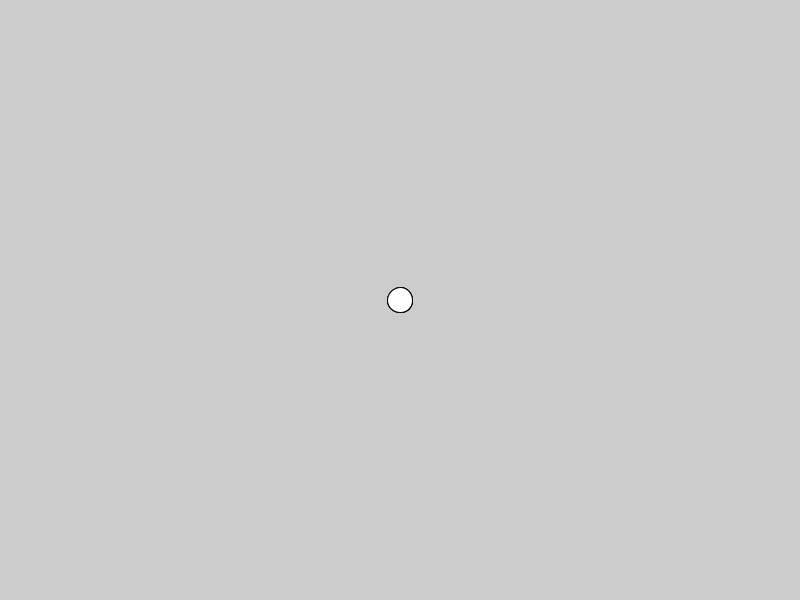
Frame 1 (no input)
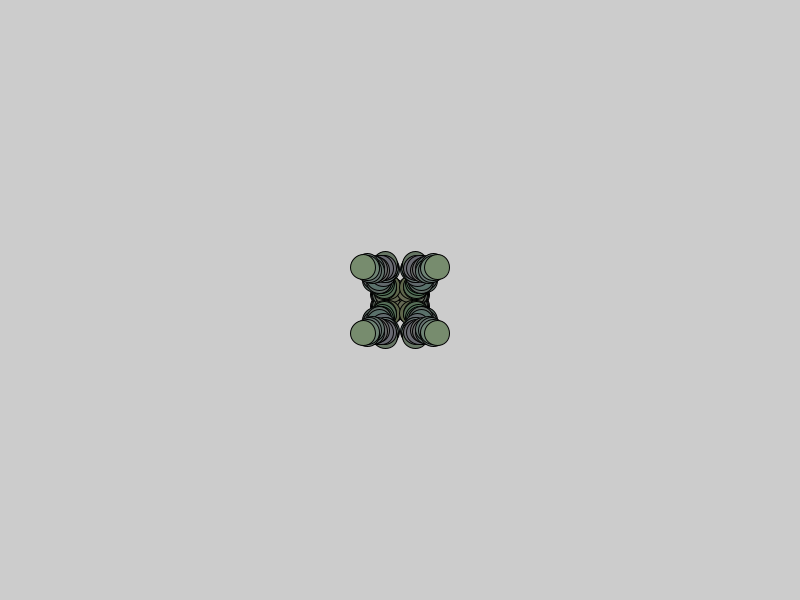
Frame 60 (the mouse pressed at the canvas centre just before this capture)
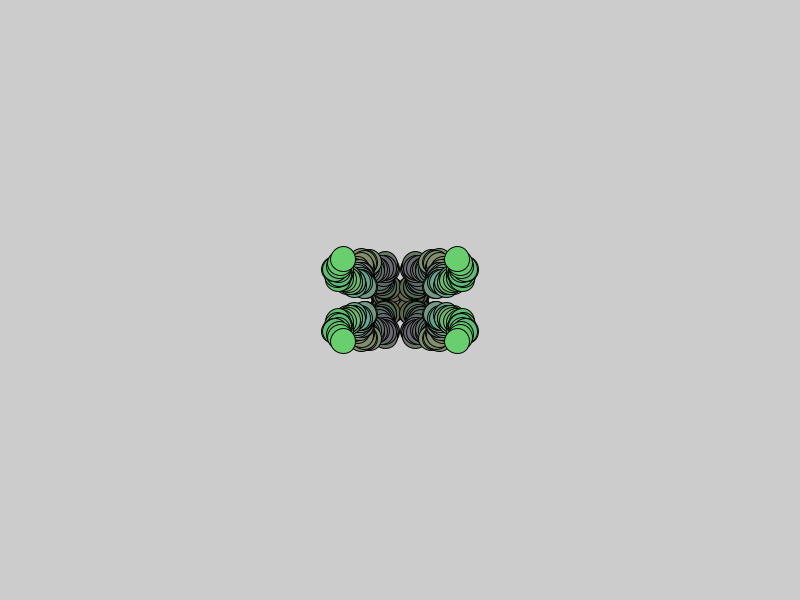
Frame 120 (the mouse held since frame 60 and released just before this capture)

The Processing sketch that drew these frames (run headless with seeded random() and noise(); from frame 60 on, the mouse is pressed at the canvas centre):

// Processing sketch: processing_72116
// ── processing_72116.pde

//Lawrence Jiang, Ticklish Penguin, Block 6
//press space to reset

int x = 400;
int y = 300;
int r = 122;
int g = 123;
int b = 122;
void setup()
{
  size(800, 600);
}

void draw()
{
 circle();
}

void circle()
{
  //background(0);
  ellipse(x, y, 25, 25);
  ellipse(x, 600-y, 25, 25);
  ellipse(800-x, y, 25, 25);
  ellipse(800-x, 600-y, 25, 25);
  x = x + int (random(-5, 5));
  y= y + int (random(-5, 5));
  fill(r, g, b);
  r = r + int (random(-10,10));
  g = g + int (random(-10,10));
  b = b + int (random(-10,10));
}

void keyPressed()
{
  if (key==' ')
  {
    x = 400;
    y = 300;
    background(255-r,255-g,255-b);
  }
}
